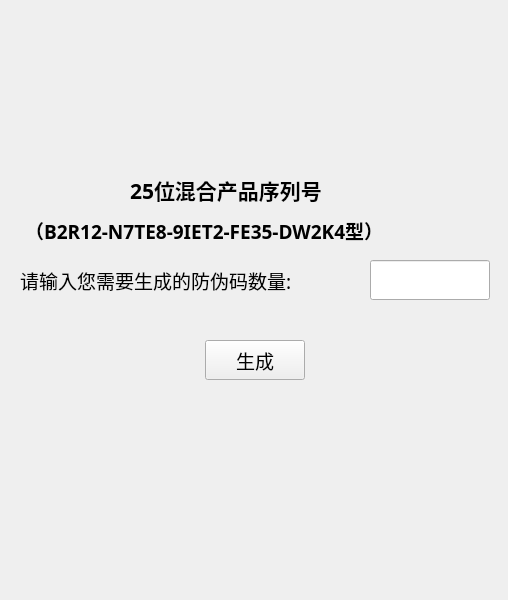
<?xml version="1.0" encoding="UTF-8"?>
<ui version="4.0">
 <class>window_feature3</class>
 <widget class="QWidget" name="window_feature3">
  <property name="geometry">
   <rect>
    <x>0</x>
    <y>0</y>
    <width>508</width>
    <height>600</height>
   </rect>
  </property>
  <property name="windowTitle">
   <string>Form</string>
  </property>
  <widget class="QLabel" name="label_title_2">
   <property name="geometry">
    <rect>
     <x>25</x>
     <y>210</y>
     <width>460</width>
     <height>40</height>
    </rect>
   </property>
   <property name="font">
    <font>
     <family>微软雅黑</family>
     <pointsize>14</pointsize>
     <weight>75</weight>
     <bold>true</bold>
    </font>
   </property>
   <property name="text">
    <string>（B2R12-N7TE8-9IET2-FE35-DW2K4型）</string>
   </property>
  </widget>
  <widget class="QLabel" name="label_title">
   <property name="geometry">
    <rect>
     <x>130</x>
     <y>170</y>
     <width>250</width>
     <height>40</height>
    </rect>
   </property>
   <property name="font">
    <font>
     <family>微软雅黑</family>
     <pointsize>16</pointsize>
     <weight>75</weight>
     <bold>true</bold>
    </font>
   </property>
   <property name="text">
    <string>25位混合产品序列号</string>
   </property>
  </widget>
  <widget class="QPushButton" name="pushButton_create">
   <property name="geometry">
    <rect>
     <x>205</x>
     <y>340</y>
     <width>100</width>
     <height>40</height>
    </rect>
   </property>
   <property name="font">
    <font>
     <family>微软雅黑</family>
     <pointsize>14</pointsize>
    </font>
   </property>
   <property name="text">
    <string>生成</string>
   </property>
  </widget>
  <widget class="QLineEdit" name="lineEdit_codenum">
   <property name="geometry">
    <rect>
     <x>370</x>
     <y>260</y>
     <width>120</width>
     <height>40</height>
    </rect>
   </property>
   <property name="font">
    <font>
     <family>微软雅黑</family>
     <pointsize>14</pointsize>
    </font>
   </property>
  </widget>
  <widget class="QLabel" name="label_tip">
   <property name="geometry">
    <rect>
     <x>20</x>
     <y>260</y>
     <width>340</width>
     <height>40</height>
    </rect>
   </property>
   <property name="font">
    <font>
     <family>微软雅黑</family>
     <pointsize>14</pointsize>
    </font>
   </property>
   <property name="text">
    <string>请输入您需要生成的防伪码数量:</string>
   </property>
  </widget>
 </widget>
 <resources/>
 <connections/>
</ui>
